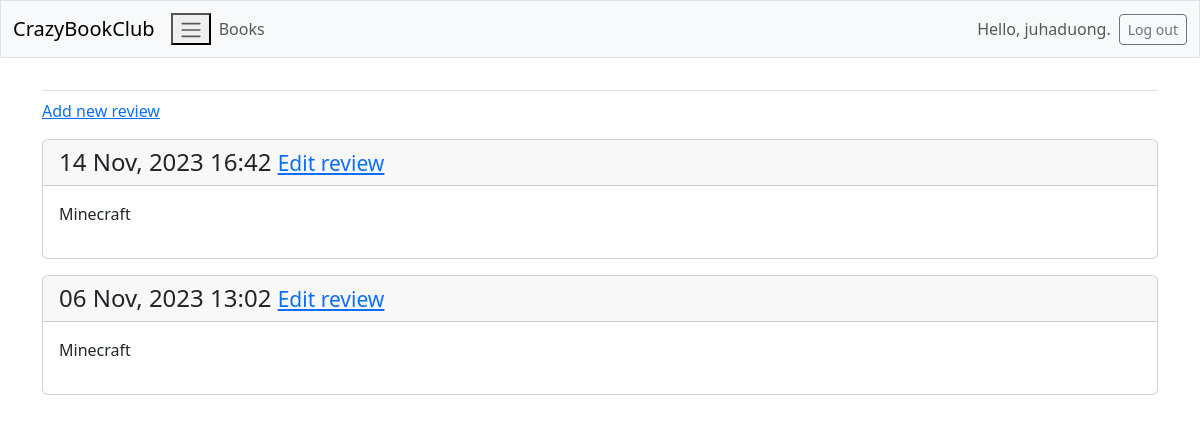
Page /books/1/ (signed in) on the earlier database version.
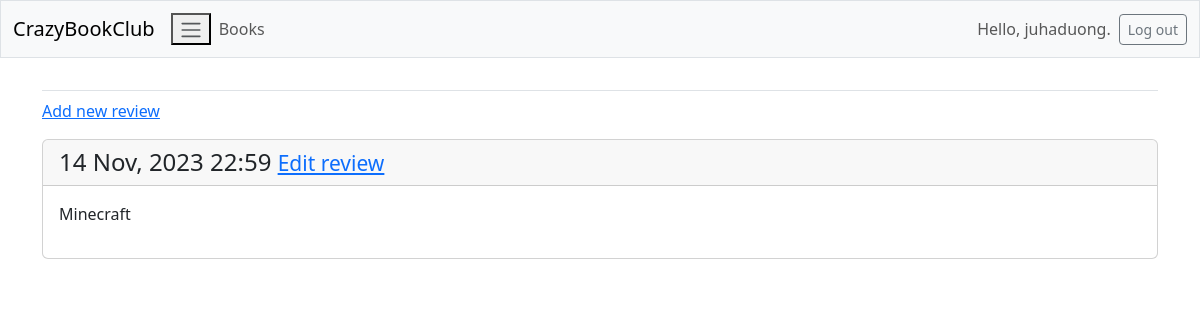
Same page on the later database version.
### CrazyBookClub/models.py (models this page shows, shortened)
class Review(models.Model):
    book = models.ForeignKey(Book, on_delete=models.CASCADE)
    my_review = models.TextField(max_length=5000)
    stars = models.IntegerField
    date_added = models.DateTimeField(auto_now_add=True)
    date_modified = models.DateTimeField(auto_now_add=True)
    class Meta:
        verbose_name_plural = 'reviews'

class Book(models.Model):
    book = models.CharField(max_length=200)
    date_added = models.DateTimeField(auto_now_add=True)
    owner = models.ForeignKey(User, on_delete=models.CASCADE)
    def __str__(self):
        return self.book

### CrazyBookClub/views.py (the view)
# urls.py: path('books/<int:book_id>/', views.book, name='book'),
@login_required
def book(request, book_id):
    book = Book.objects.get(id=book_id)
    if book.owner != request.user:
        raise Http404
    entries = book.review_set.order_by('-date_added')
    context = {'book': book, 'entries': entries}
    return render(request, 'CrazyBookClub/book.html', context)

### CrazyBookClub/templates/CrazyBookClub/book.html (shortened to what this page needs)
{% extends 'CrazyBookClub/base.html' %}
{% block content %}
    <p>
        <a href="{% url 'CrazyBookClub:new_review' book.id %}">Add new review</a>
    </p>
    {% for review in entries %}
        <div class="card mb-3">
            <h4 class="card-header">
                {{ review.date_added|date:'d M, Y H:i' }}
                <small><a href="{% url 'CrazyBookClub:edit_review' review.id %}">
                    Edit review</a></small>
            </h4>
            <div class="card-body">{{ review.book|linebreaks }}</div>
        </div>
        {% empty %}
            <p>There are no entries for this book yet.</p>
        {% endfor %}
{% endblock content %}

Differences in the rows shown:
no longer on this page (row edited): Review: date_added "14 Nov, 2023 16:42", book "Minecraft"
no longer on this page (row edited): Review: date_added "06 Nov, 2023 13:02", book "Minecraft"
added Review: date_added "14 Nov, 2023 22:59", book "Minecraft"
